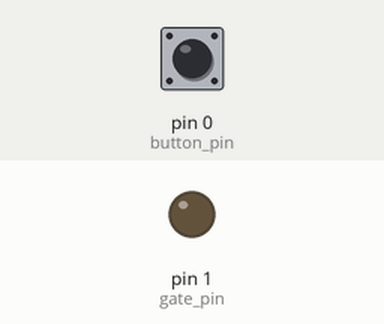
Simulated run of this sketch. Board: Arduino Uno, built with avr-gcc and run on an emulated ATmega328P. On the bench: output pins drawn as LEDs (lit = HIGH). Dashed ring = blinking. Inputs (shaded band) come from the test bench; at power-on: pin 0 (button_pin) HIGH.

Above: at 0.1 s.
At 1.2 s:
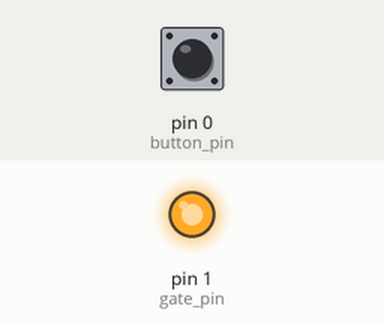
1.3 s: pin 0 (button_pin) pulled LOW for 0.15 s
At 3.0 s:
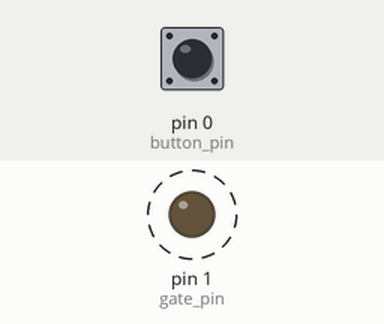
Timing chart, 0 to 10.3 s (numbered marks = the images above; inputs shaded):
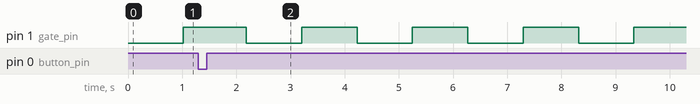

The sketch:

Beard_christmas.ino
```cpp
int gate_pin = 1;
int button_pin = 0;
int sinal_gate = 0;
boolean subindo = true;
boolean ligado = true;
int modo = 0;
int tempo = 0;
int tempo_botao = 0;

void setup() {
  pinMode(gate_pin, OUTPUT);
  pinMode(button_pin, INPUT_PULLUP);
}

void loop() {
  if (digitalRead(button_pin) == LOW){
    if (tempo_botao == 0){
      modo++;
      if (modo > 3){
        modo = 0;
      }
    }
    tempo_botao++;
  } else {
    tempo_botao = 0;
  }

  if (modo == 0 || modo == 1){
    while (sinal_gate < 0 || sinal_gate > 1023){
      continue;
    }
    if (subindo){
      sinal_gate++;
    } else {
      sinal_gate--;
    }
    if (sinal_gate == 0){
      sinal_gate = 1;
      subindo = true;
    }
    if (sinal_gate == 255){
      sinal_gate = 254;
      subindo = false;
    }
    analogWrite(gate_pin, sinal_gate);
    delay(modo == 0 ? 8 : 4);
  } else if (modo == 2){
    if (ligado){
      if (tempo > 1000){
        ligado = false;
        analogWrite(gate_pin, 0);
        tempo = 0;
      } else {
        tempo++;
      }
    } else {
      if (tempo > 2000){
        ligado = true;
        analogWrite(gate_pin, 254);
        tempo = 0;
      } else {
        tempo++;
      }
    }
    delay(1);
  } else if (modo == 3){
    analogWrite(gate_pin, 254);
    delay(1);
  }
}
```

Measured:
- after the input at 1.3 s, pin 1 (gate_pin): alternates HIGH for 1.0 s and LOW for 1.0 s, starting after 0.88 s
